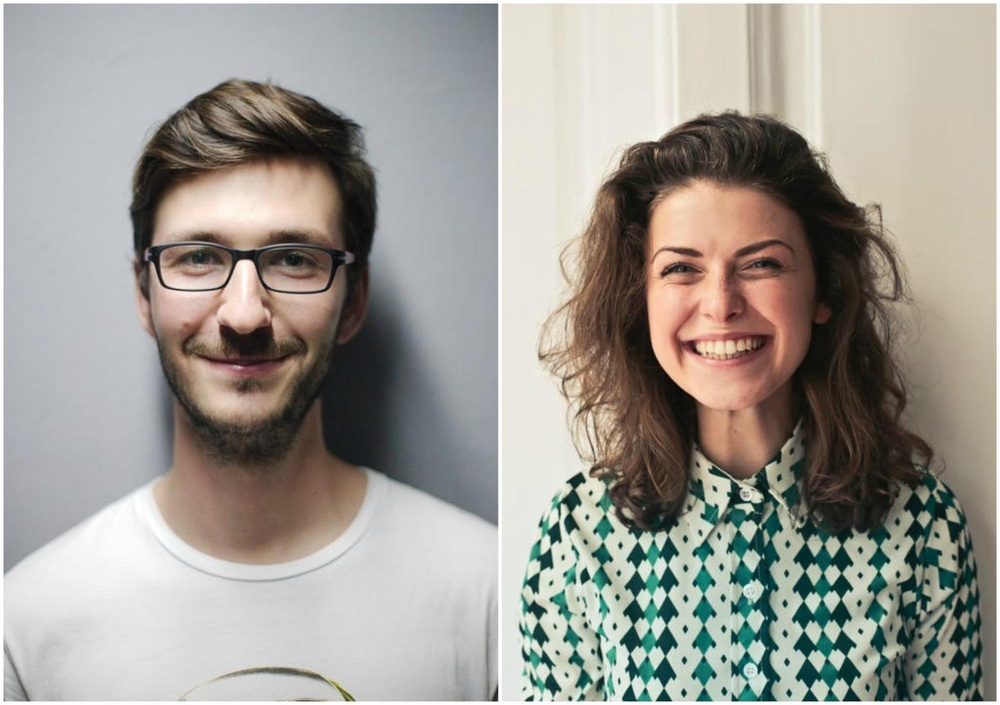
#> input picture photos/personas2.jpg, 1000 x 705 px, shrunk from 1999 x 1409 before the run, found by its file name
$ python face_detect.py
#> lines starting #> are read from the running program, lines starting #| are printed output that depends on the picture; after the words box and inside, x2 and y2 are one past the last pixel; in counts of white or black regions, pixels touching at a corner belong together
import cv2 as cv


img = cv.imread('Photos/personas2.jpg')
#> img is the input picture: shape (705, 1000, 3); mean B, G, R 148.6, 155.6, 158.9
#cv.imshow('Persona', img)

# Convert to grayscale
gray = cv.cvtColor(img, cv.COLOR_BGR2GRAY)
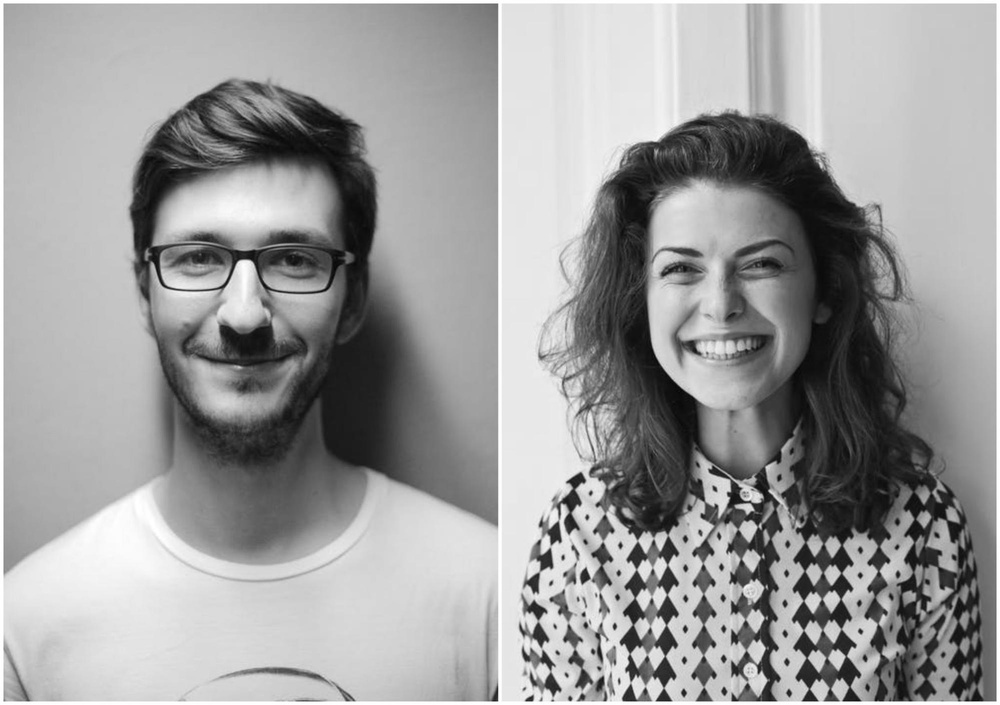
#> gray: shape (705, 1000); min 6, max 255, mean 155.8
cv.imshow('Gray Person', gray)

# Cascade classifier
haar_cascade = cv.CascadeClassifier('haar_cascades/haar_face.xml')

# Detect faces (Incresing the scale factor will increase the accuracy but will decrease the speed
# and minNeighbors will increase the speed but decrease the accuracy)
faces_rect = haar_cascade.detectMultiScale(gray, scaleFactor=1.8, minNeighbors=6)
#> faces_rect = [[120, 164, 252, 252], [597, 165, 252, 252]]

print(f'Number of faces found = {len(faces_rect)}')
#| Number of faces found = 2

for (x, y, w, h) in faces_rect:
    cv.rectangle(img, (x, y), (x+w, y+h), (0, 255, 0), thickness=2)
#> this loop made 2 passes
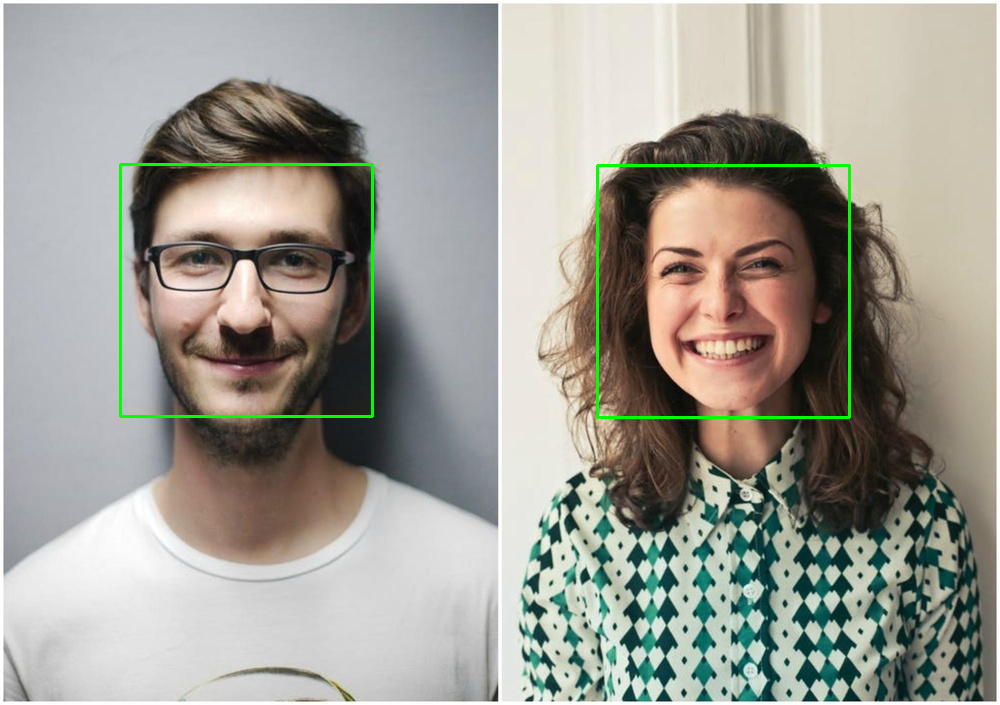
#> img: shape (705, 1000, 3); 0.86% of pixels changed, all inside (x1, y1, x2, y2) = (119, 163, 851, 419)
cv.imshow('Detected Faces', img)

cv.waitKey(0)

$ run again, with photos/personas3.jpg copied over photos/personas2.jpg
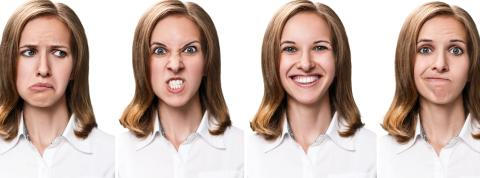
#> input picture photos/personas3.jpg, 480 x 178 px, found by its file name
#> img is the input picture: shape (178, 480, 3); mean B, G, R 167.7, 177, 198.1
#> `gray = cv.cvtColor(img, cv.COLOR_BGR2GRAY)`:
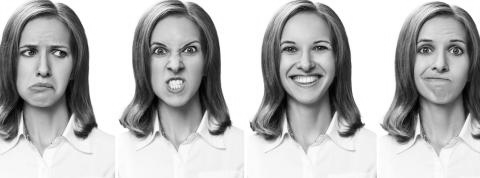
#> gray: shape (178, 480); min 0, max 255, mean 182.2
#> faces_rect = [[137, 23, 78, 78], [267, 19, 78, 78], [399, 20, 78, 78], [6, 24, 78, 78]]
#| Number of faces found = 4
#> the loop `for (x, y, w, h) in faces_rect:` made 4 passes
#> (x, y) on passes 1 to 4: (137, 23), (267, 19), (399, 20), (6, 24)
#> after the loop `for (x, y, w, h) in faces_rect:`:
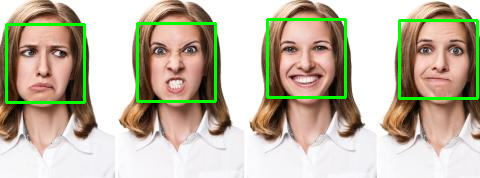
#> img: shape (178, 480, 3); 4.36% of pixels changed, all inside (x1, y1, x2, y2) = (5, 18, 479, 104)
